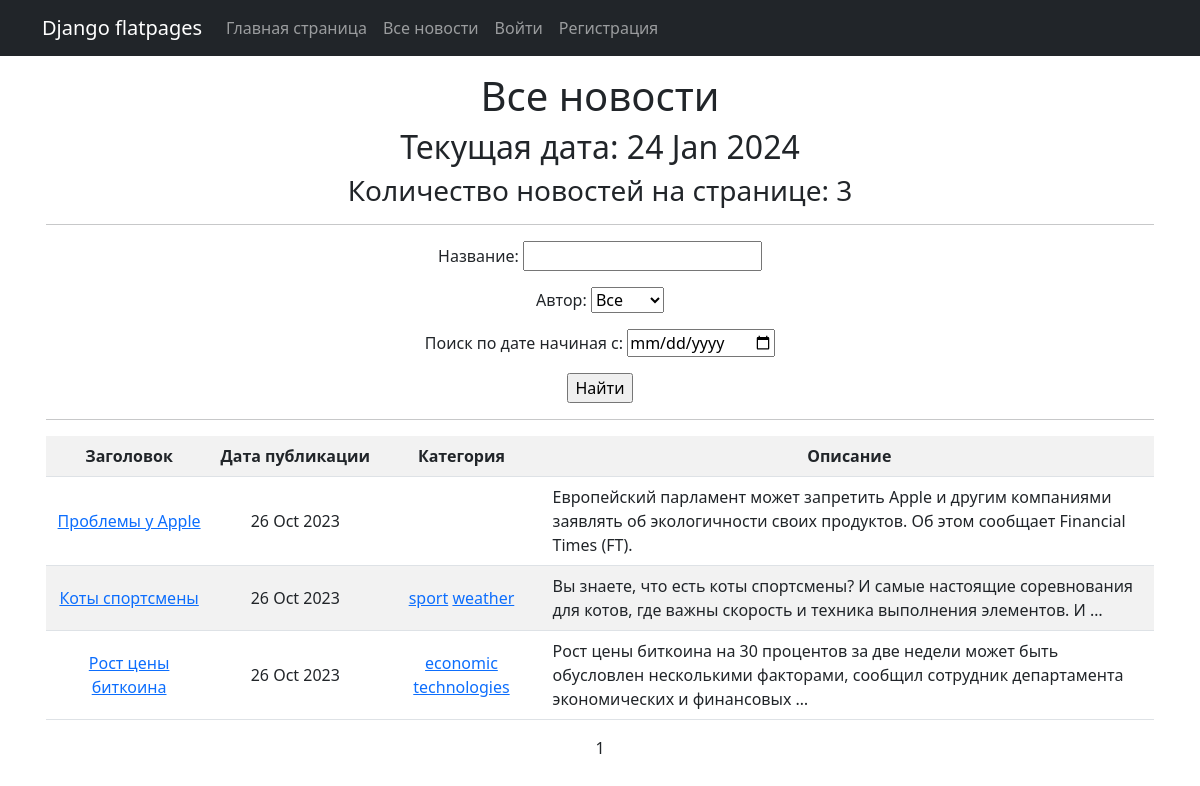
The page /all-posts/ on the database as committed earlier.
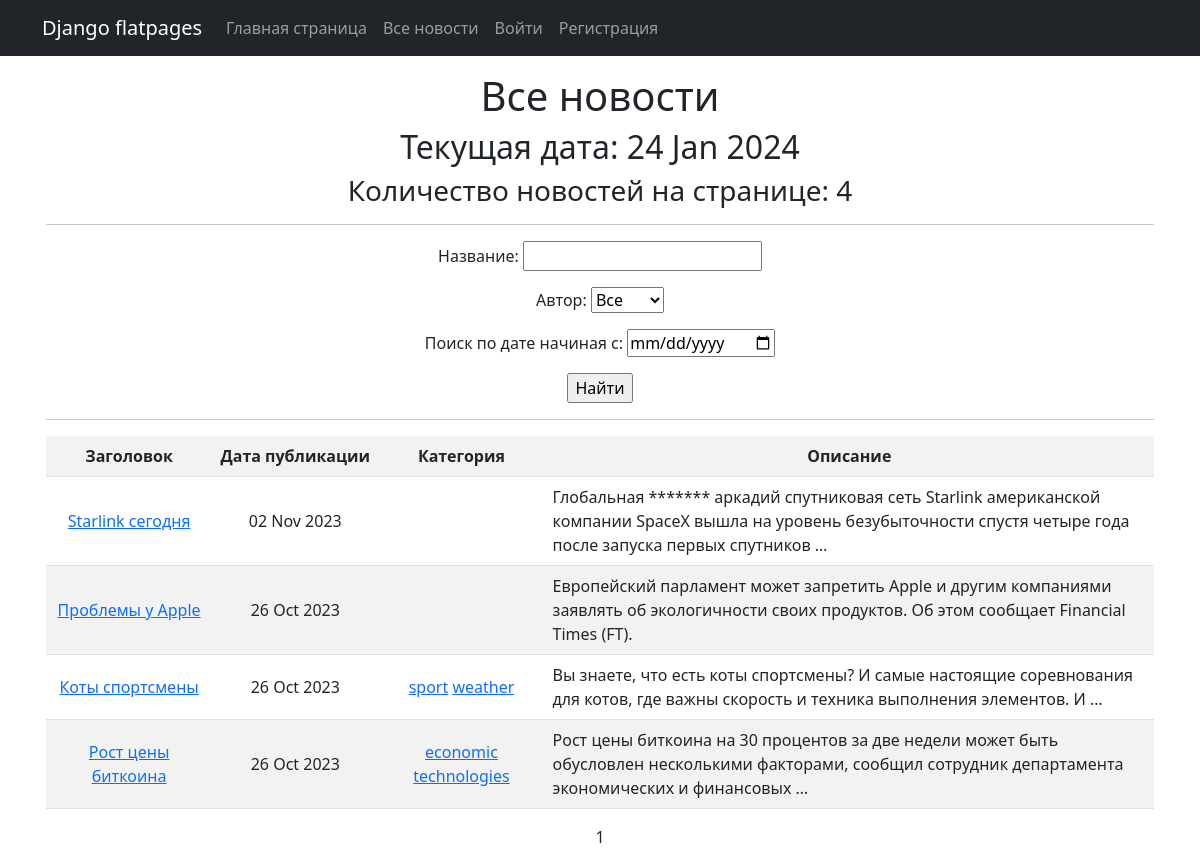
The same page on the database as committed later.
### news/models.py (models this page shows, shortened)
class Post(models.Model):
    article = "AR"
    news = "NW"
    TYPE = [
        (article, 'Статья'),
        (news, 'Новость')
    ]
    author = models.ForeignKey(Author, on_delete = models.CASCADE)
    post_type = models.CharField(max_length = 2, choices=TYPE, default=article)
    time_in = models.DateTimeField(auto_now_add = True)
    categories = models.ManyToManyField(Category, through = "PostCategory")
    title = models.CharField(max_length = 120)
    text = models.TextField(unique = True)
    rating = models.IntegerField(default = 0)

class Category(models.Model):
    category = models.CharField(max_length = 255, unique = True)
    subscribers = models.ManyToManyField(User, related_name='categories', blank=True)

### news/views.py (the view)
# urls.py: path('', NewsList.as_view(), name='news_list'),
class NewsList(ListView):
    model = Post
    ordering = '-time_in'
    template_name = 'news.html'
    context_object_name = 'news'
    paginate_by = 4  # вот так мы можем указать количество записей на странице
    def get_queryset(self):
        queryset = super().get_queryset()
        self.filterset = NewsFilter(self.request.GET, queryset)
        return self.filterset.qs
    def get_context_data(self, **kwargs):
        context = super().get_context_data(**kwargs)
        context['time_now'] = datetime.utcnow()
        context['filterset'] = self.filterset
        return context

### news/models.py (called while the page is built)
    def __str__(self):
        return self.user.username

### news/templatetags/custom_filters.py (called while the page is built)
@register.filter(name = "censor")
def currency(value):
   for word in censor_list:
      value = value.replace(word, '*' * len(word))
   return value

### news/templatetags/custom_tags.py (called while the page is built)
@register.simple_tag()
def current_time(format_string='%d %b %Y'):
   return datetime.utcnow().strftime(format_string)

### templates/news.html (shortened to what this page needs)
{% extends 'flatpages/default.html' %}
{% load custom_filters %}
{% load custom_tags %}
{% block content %}
<h1>Все новости</h1>
<h2>Текущая дата: {% current_time '%d %b %Y' %}</h2>
<h3>Количество новостей на странице: {{ news|length }}</h3>
<hr>
   <form action="" method="get">
       {{ filterset.form.as_p }}
       <input type="submit" value="Найти" />
   </form>
<hr>
   {% if news %}
       <table class="table table-striped" style="vertical-align: middle;">
           <tr>
               <th style="width:15%;">Заголовок</th>
               <th style="width:15%;">Дата публикации</th>
               <th style="width:15%;">Категория</th>
               <th>Описание</th>
           </tr>
           {% for new in news %}
           <tr>
               <td>
                   <a href="{% url 'news_detail' new.id %}">{{ new.title | censor }}</a>
               </td>
               <td>{{ new.time_in|date:'d M Y' }}</td>
               <td>{% for category in new.categories.all %}
                   <a href="{% url 'category_list' category.id %}"> {{ category.category }}</a>
                   {% endfor %}
               </td>
               <td style="text-align:left;">{{ new.text | truncatewords:20 | censor }}</td>
           </tr>
           {% endfor %}
       </table>
   {% else %}
       <h2>Новостей нет!</h2>
   {% endif %}
   {{ page_obj.number }}
{% endblock content %}

Rows that differ between the two databases and show on the page:
added Post: title|censor "Starlink сегодня", time_in "02 Nov 2023", text|censor "Глобальная ******* аркадий спутниковая сеть Starlink американской компании SpaceX вышла на уровень безубыточности спустя четыре года после запуска первых спутников …"
Other text that changed with them:
{{ news|length }}: "3" → "4"
